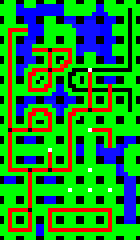
#> input picture tiles.png, 35 x 60 px (shown 4 times larger)
$ python -i perpignan.py   (imports and definitions only)
#> lines starting #> are read from the running program, lines starting #| are printed output that depends on the picture
from PIL import Image, ImageFilter
import json
import os.path
import random
import sys
import typing

class Player:
    # [4 lines left out: function __init__, not called in this run]

    def poll_action(self) -> 'PlayerAction':
        raise NotImplementedError()

    def inform(self, msg: 'StateChangeInfo'):
        raise NotImplementedError()

class Slot:
    def __init__(self):
        self.feature = None

class TileSlot(Slot):
    def __init__(self, tile):
        super().__init__()
        self.tile = tile

class EdgeSlot(TileSlot):
    def __init__(self, tile):
        super().__init__(tile)
        self.available = True

class Feature:
    # [4 lines left out: function __init__, not called in this run]

    def plugin(self, slot: Slot):
        slot.feature = self
        self.slots.append(slot)

    # [28 lines left out: functions absorb, tiles, not called in this run]

    def score(self, endgame: bool = False):
        raise NotImplementedError()

    # [18 lines left out: function complete, not called in this run]

    def should_complete(self) -> bool:
        return False

    def symbol(self) -> str:
        raise NotImplementedError()

    def name(self) -> str:
        return type(self).__name__

    # [10 lines left out: function to_dict, not called in this run]

class Town(Feature):
    def __init__(self, flags: int = 0):
        super().__init__()
        self.flags = flags

    # [21 lines left out: functions score, should_complete, absorb, not called in this run]

    def symbol(self):
        return f'{self.flags:x}'

    # [10 lines left out: functions name, to_dict, not called in this run]

class Road(Feature):
    def __init__(self):
        super().__init__()
        self.completed = False

    # [13 lines left out: functions score, should_complete, not called in this run]

    def symbol(self):
        return '+'

class Meadow(Feature):
    def __init__(self):
        super().__init__()
        self.town_slots = []

    # [14 lines left out: functions score, absorb, not called in this run]

    def symbol(self):
        return '.'

class Mill(Feature):
    def __init__(self):
        super().__init__()

    def should_complete(self):
        return self.slots[0].tile.neighbours == 8

    def score(self, endgame=False):
        return self.slots[0].tile.neighbours + 1

    def symbol(self):
        return '$'

def pixels_equal(pix1, pix2):
    return pix1 == pix2

# [37 lines left out: function pixels_connected, not called in this run]

class Tile:
    slot_offsets = {
        ( 0,  1): 0,
        ( 1,  0): 3,
        ( 0, -1): 6,
        (-1,  0): 9,
    }

    def __init__(self):
        self.slots = [EdgeSlot(self) for _ in range(3 * 4)]
        # the slot for the mill
        self.slots.append(TileSlot(self))
        self.x = -1
        self.y = -1
        self.neighbours = 0

    # [88 lines left out: functions add_neighbours, rotate_cw, rotate_ccw, features, __str__, to_dict and 2 more, not called in this run]

    @staticmethod
    def from_bitmap(image: Image):
        tile = Tile()

        pixels = [
            (2, 0), (3, 0), (4, 0),
            (6, 2), (6, 3), (6, 4),
            (4, 6), (3, 6), (2, 6),
            (0, 4), (0, 3), (0, 2),
        ]

        constructors = {
            (255,   0,   0): lambda : Road(),
            (  0, 255,   0): lambda : Meadow(),
            (  0,   0, 255): lambda : Town(),
            (127, 127, 255): lambda : Town(flags=1),
        }

        visited = {}
        features = []
        for i in range(12):
            if i in visited:
                continue

            pix = image.getpixel(pixels[i])

            if pix not in constructors:
                continue

            feat = constructors[pix]()
            feat.plugin(tile.slots[i])
            features.append(feat)

            for j in range(i + 1, 12):
                if j in visited:
                    continue

                if pixels_connected(image, pixels[i], pixels[j]):
                    feat.plugin(tile.slots[j])
                    visited[j] = True

        if image.getpixel((3, 3)) == (255, 255, 255):
            feat = Mill()
            feat.plugin(tile.slots[12])

        # connect the towns to the meadows, so they can be scored in
        # the end
        meadow_towns = [
            (m, t)
            for m in features
            for t in features
            if  type(m) == Meadow
            and type(t) == Town
        ]

        gb = [(0, 255, 0), (0, 0, 255)]
        def green_or_blue(pix_a, pix_b):
            return pix_a in gb and pix_b in gb

        for m, t in meadow_towns:
            idx_m = tile.slots.index(m.slots[0])
            idx_t = tile.slots.index(t.slots[0])
            connected = pixels_connected(image, pixels[idx_m], pixels[idx_t], green_or_blue)
            if connected:
                s = Slot()
                m.town_slots.append(s)
                t.plugin(s)

        return tile

    # [8 lines left out: function deck_from_bitmap, not called in this run]

class CantPlaceThatThereError(Exception):
    def __init__(self, reason: str):
        super().__init__(reason)
        self.reason = reason

class PlayerAction:
    pass

class SetCursorAction(PlayerAction):
    def __init__(self, x: int, y: int):
        self.x = x
        self.y = y

class RotateAction(PlayerAction):
    # [4 lines left out: function __init__, not called in this run]

class CanPlaceAction(PlayerAction):
    # [8 lines left out: function __init__, not called in this run]

class PlaceAction(CanPlaceAction):
    def __init__(self, sheeples: int, sheeple_slot: int):
        super().__init__(sheeples, sheeple_slot)

class PlayerQuitAction(PlayerAction):
    pass

class RequestNextTileAction(PlayerAction):
    pass

class StateChangeInfo:
    def to_dict(self):
        raise NotImplementedError()

class NextTurnInfo(StateChangeInfo):
    def __init__(self, player: Player):
        self.player = player

    # [5 lines left out: function to_dict, not called in this run]

class PlayerScoreInfo(StateChangeInfo):
    def __init__(self, player: Player):
        self.player = player

    # [6 lines left out: function to_dict, not called in this run]

class PlayerSheepleInfo(StateChangeInfo):
    def __init__(self, player: Player):
        self.player = player

    # [6 lines left out: function to_dict, not called in this run]

class PlayerQuitInfo(StateChangeInfo):
    def __init__(self, player: Player):
        self.player = player

    # [5 lines left out: function to_dict, not called in this run]

class TilePlaceInfo(StateChangeInfo):
    # [16 lines left out: functions __init__, to_dict, not called in this run]

class CompletedInfo(StateChangeInfo):
    def __init__(self, feature: Feature):
        self.feature = feature

    # [5 lines left out: function to_dict, not called in this run]

class UserErrorInfo(StateChangeInfo):
    def __init__(self, msg: str):
        self.msg = msg

    # [5 lines left out: function to_dict, not called in this run]

class ResponseInfo(StateChangeInfo):
    pass

class CanPlaceInfo(ResponseInfo):
    def __init__(self, can_place: bool, ynot: str):
        self.can_place = can_place
        self.ynot = ynot

    # [6 lines left out: function to_dict, not called in this run]

class NextTileInfo(ResponseInfo):
    def __init__(self, tile: Tile, deck_size: int):
        self.tile = tile
        self.deck_size = deck_size

    # [6 lines left out: function to_dict, not called in this run]

class PerpignanBoard:
    # [11 lines left out: function __init__, not called in this run]

    def inbounds(self, x: int, y: int):
        return x >= 0 and x < len(self.grid) and y >= 0 and y < len(self.grid)

    # [207 lines left out: functions can_place, can_place_and_ynot, place, tile_fits_anywhere, score, not called in this run]

class PerpignanGame:
    # [16 lines left out: function __init__, not called in this run]

    def can_place(self, sheeples: int = 0, sheeple_slot: int = 0) -> bool:
        can, ynot = self.can_place_and_ynot(sheeples, sheeple_slot)
        return can

    # [74 lines left out: functions can_place_and_ynot, place, run, handle_action, not called in this run]

    def next_player(self):
        self.active_player_idx = (self.active_player_idx + 1) % len(self.players)
        self.active_player = self.players[self.active_player_idx]

    def log(self, msg: StateChangeInfo):
        for p in self.players:
            p.inform(msg)

>>> import cv2
>>> picture = cv2.imread('tiles.png', cv2.IMREAD_GRAYSCALE)
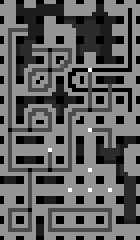
#> picture: shape (60, 35) (shown 4 times larger); min 0, max 255, mean 94.9
#> after the loop in from_bitmap, `for i in range(12):`: features = []; visited = 0 items
#> (the run stopped early here; a loop or call above may not have finished)
